Frame 1 (no input): blank canvas, image omitted
Frame 60 (no input): blank canvas, image omitted
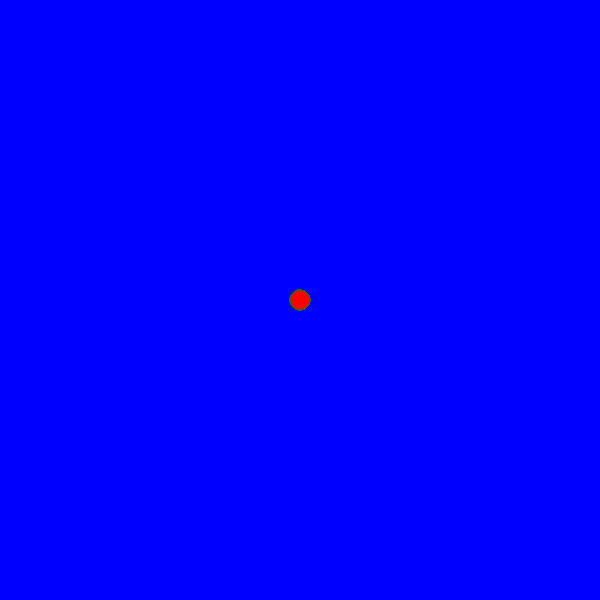
Frame 120 (the mouse pressed at the canvas centre since frame 60)

The p5.js sketch whose frames 1 and 60 were blank and that drew this single picture after the mouse press (run headless with seeded random() and noise() and a simulated clock; from frame 60 on, the mouse is pressed at the canvas centre):

// p5.js sketch
// ── sketch.js
function setup() {
    createCanvas(600, 600);
    background("blue")
  }
  
  function draw() {
   
  
    fill("red");
    stroke("green");
    
    if(mouseIsPressed){
      circle(mouseX,mouseY,20,20);
     }
  }
